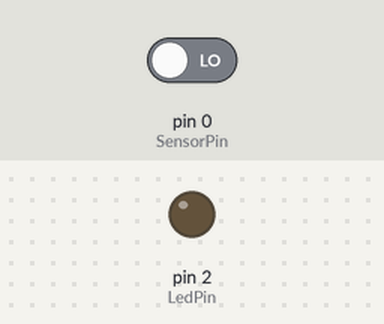
Simulated run of this sketch. Board: Arduino Uno, built with avr-gcc and run on an emulated ATmega328P. Shown: output pins drawn as LEDs (lit = HIGH). Inputs (shaded band) come from the test bench; at power-on: pin 0 (SensorPin) LOW.

Above: at 1.2 s.
1.3 s: pin 0 (SensorPin) driven HIGH
At 2.5 s:
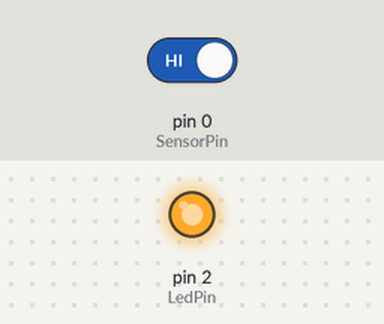
2.8 s: pin 0 (SensorPin) driven LOW
At 3.7 s:
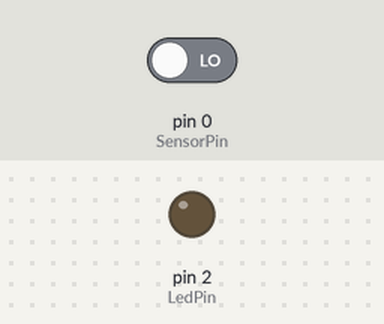
Timing chart, 0 to 5.8 s (numbered marks = the images above; inputs shaded):
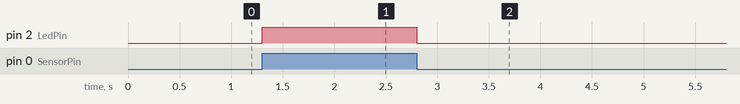

Measured:
- after the input at 1.3 s, pin 2 (LedPin): LOW → HIGH at once
- after the input at 2.8 s, pin 2 (LedPin): HIGH → LOW at once

The sketch:

test_rcwl_0516_esp8266.ino
```cpp
#define SensorPin 0
#define LedPin    2

void setup() {
  // put your setup code here, to run once:
  pinMode(SensorPin, INPUT);
  pinMode(LedPin, OUTPUT);
}

void loop() {
  // put your main code here, to run repeatedly:
  digitalWrite(LedPin,digitalRead(SensorPin));
}
```
